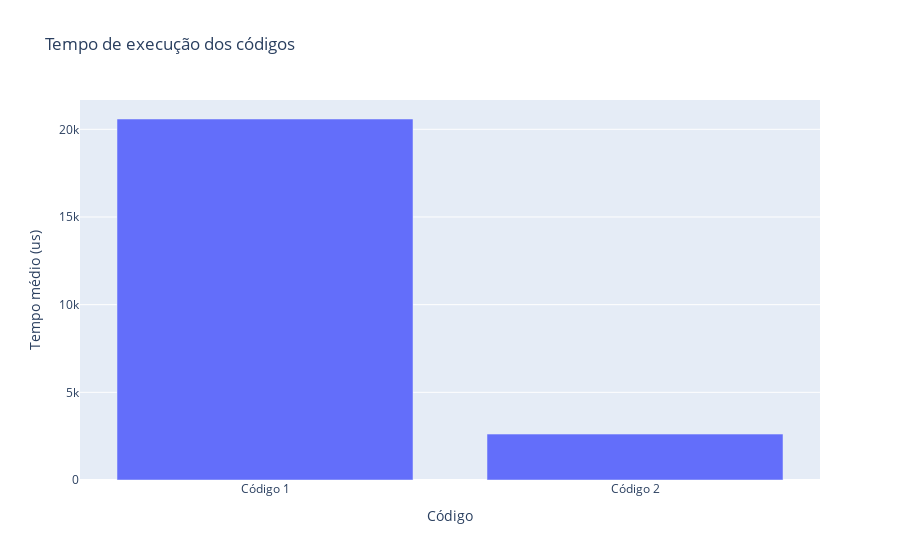

The code cell stored with this chart in its notebook:
### Code cell
px.bar(x = list(times_dict.keys()), y=np.average(list(times_dict.values()), axis=1), title="Tempo de execução dos códigos", orientation="v",
       labels={"x": "Código", "y": "Tempo médio (us)"})

### Figure 1 — Plotly figure (JSON) as saved in the notebook; plotly's stock layout.template omitted (floating-point values rounded to 4 significant figures)
{"data": [{"alignmentgroup": "True", "hovertemplate": "Código=%{x}<br>Tempo médio (us)=%{y}<extra></extra>", "legendgroup": "", "marker": {"color": "#636efa", "pattern": {"shape": ""}}, "name": "", "offsetgroup": "", "orientation": "v", "showlegend": false, "textposition": "auto", "type": "bar", "x": ["Código 1", "Código 2"], "xaxis": "x", "y": [20590.0, 2619.0], "yaxis": "y"}], "layout": {"barmode": "relative", "legend": {"tracegroupgap": 0}, "title": {"text": "Tempo de execução dos códigos"}, "xaxis": {"anchor": "y", "domain": [0, 1], "title": {"text": "Código"}}, "yaxis": {"anchor": "x", "domain": [0, 1], "title": {"text": "Tempo médio (us)"}}}}
